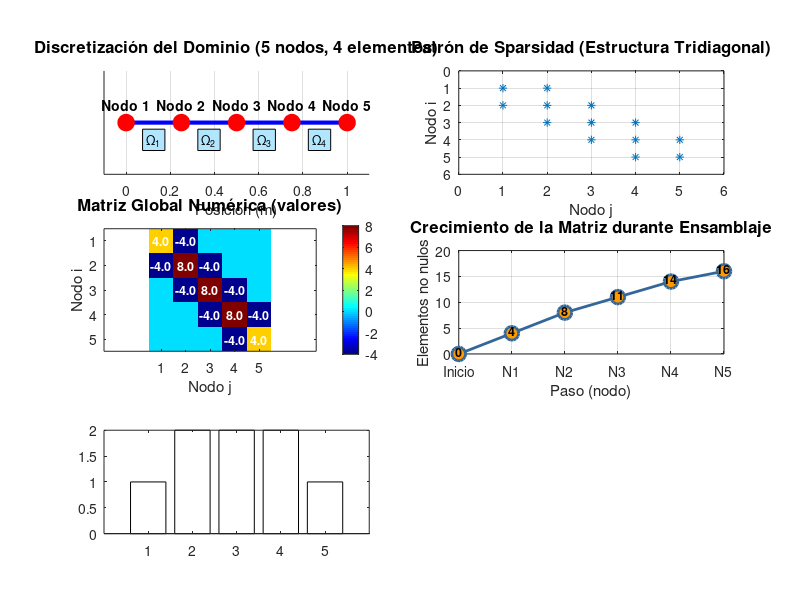

MATLAB code for this plot: (Note: this script raises an error after producing the figure.)
% =========================================================================
% MÉTODO DE ELEMENTOS FINITOS (MEF) - EJEMPLO 6.1
% Ensamblaje de matriz global para segmento con 5 nodos
% =========================================================================

clear; clc; close all;

fprintf('============================================================\n');
fprintf('     MÉTODO DE ELEMENTOS FINITOS (MEF)\n');
fprintf('     Ejemplo 6.1: Ensamblaje de Matriz Global\n');
fprintf('============================================================\n\n');

% =========================================================================
% DEFINICIÓN DE MATRICES ELEMENTALES SIMBÓLICAS
% =========================================================================

fprintf('PASO 1: Definición de Matrices Elementales\n');
fprintf('------------------------------------------------------------\n\n');

fprintf('Cada elemento conecta dos nodos consecutivos:\n');
fprintf('  Ω₁: nodos 1-2\n');
fprintf('  Ω₂: nodos 2-3\n');
fprintf('  Ω₃: nodos 3-4\n');
fprintf('  Ω₄: nodos 4-5\n\n');

% =========================================================================
% PROCESO DE ENSAMBLAJE PASO A PASO
% =========================================================================

fprintf('============================================================\n');
fprintf('PASO 2: Proceso de Ensamblaje Paso a Paso\n');
fprintf('============================================================\n\n');

fprintf('📍 NODO 1 - Solo pertenece a Ω₁\n');
fprintf('   Contribución: a[1]\n\n');

fprintf('📍 NODO 2 - Pertenece a Ω₁ y Ω₂ (SUMA DE CONTRIBUCIONES)\n');
fprintf('   Contribución: a₁₁[1] + a₀₀[2]\n\n');

fprintf('📍 NODO 3 - Pertenece a Ω₂ y Ω₃ (SUMA DE CONTRIBUCIONES)\n');
fprintf('   Contribución: a₁₁[2] + a₀₀[3]\n\n');

fprintf('📍 NODO 4 - Pertenece a Ω₃ y Ω₄ (SUMA DE CONTRIBUCIONES)\n');
fprintf('   Contribución: a₁₁[3] + a₀₀[4]\n\n');

fprintf('📍 NODO 5 - Solo pertenece a Ω₄\n');
fprintf('   Contribución: a[4]\n\n');

fprintf('============================================================\n');
fprintf('MATRIZ GLOBAL FINAL (Estructura Simbólica)\n');
fprintf('============================================================\n\n');

fprintf('       [  a₀₀[1]        a₀₁[1]           0              0              0        ]\n');
fprintf('       [  a₁₀[1]   a₁₁[1]+a₀₀[2]     a₀₁[2]           0              0        ]\n');
fprintf('   A = [    0         a₁₀[2]      a₁₁[2]+a₀₀[3]     a₀₁[3]           0        ]\n');
fprintf('       [    0            0            a₁₀[3]      a₁₁[3]+a₀₀[4]    a₀₁[4]     ]\n');
fprintf('       [    0            0               0            a₁₀[4]        a₁₁[4]    ]\n\n');

fprintf('✅ OBSERVACIONES:\n');
fprintf('  • Matriz TRIDIAGONAL (valores solo en diagonal y adyacentes)\n');
fprintf('  • Nodos interiores: SUMA de contribuciones de elementos vecinos\n');
fprintf('  • Nodos extremos: una sola contribución\n');
fprintf('  • Estructura característica de problemas 1D en MEF\n\n');

% =========================================================================
% EJEMPLO NUMÉRICO
% =========================================================================

fprintf('============================================================\n');
fprintf('PASO 3: Ejemplo Numérico\n');
fprintf('============================================================\n\n');

% Parámetros del problema
L_total = 1.0;      % Longitud total (m)
n_elementos = 4;    % Número de elementos
n_nodos = 5;        % Número de nodos
L_elem = L_total / n_elementos;  % Longitud por elemento
sigma = 1.0;        % Conductividad

fprintf('Parámetros:\n');
fprintf('  Longitud total: %.1f m\n', L_total);
fprintf('  Número de elementos: %d\n', n_elementos);
fprintf('  Número de nodos: %d\n', n_nodos);
fprintf('  Longitud por elemento: %.2f m\n', L_elem);
fprintf('  Conductividad σ: %.1f\n\n', sigma);

% Matriz elemental típica para elemento lineal 1D
% A_elem = (σ/L) * [[1, -1], [-1, 1]]
A_elem = (sigma / L_elem) * [1, -1; -1, 1];

fprintf('Matriz elemental numérica (σ/L):\n');
disp(A_elem);

% Inicializar matriz global
A_global = zeros(n_nodos, n_nodos);

% Ensamblaje elemento por elemento
fprintf('\nProceso de ensamblaje:\n');
fprintf('------------------------------------------------------------\n');

% Elemento 1: nodos 1-2 (índices 1-2 en MATLAB)
fprintf('Elemento 1 (Ω₁): nodos 1-2\n');
A_global(1:2, 1:2) = A_global(1:2, 1:2) + A_elem;
fprintf('  Contribución agregada\n\n');

% Elemento 2: nodos 2-3
fprintf('Elemento 2 (Ω₂): nodos 2-3\n');
A_global(2:3, 2:3) = A_global(2:3, 2:3) + A_elem;
fprintf('  Contribución agregada (nodo 2 suma con anterior)\n\n');

% Elemento 3: nodos 3-4
fprintf('Elemento 3 (Ω₃): nodos 3-4\n');
A_global(3:4, 3:4) = A_global(3:4, 3:4) + A_elem;
fprintf('  Contribución agregada (nodo 3 suma con anterior)\n\n');

% Elemento 4: nodos 4-5
fprintf('Elemento 4 (Ω₄): nodos 4-5\n');
A_global(4:5, 4:5) = A_global(4:5, 4:5) + A_elem;
fprintf('  Contribución agregada (nodo 4 suma con anterior)\n\n');

fprintf('============================================================\n');
fprintf('MATRIZ GLOBAL NUMÉRICA ENSAMBLADA (5×5)\n');
fprintf('============================================================\n');
disp(A_global);

fprintf('Verificación de estructura tridiagonal:\n');
fprintf('  Diagonal principal: [%.1f, %.1f, %.1f, %.1f, %.1f]\n', diag(A_global));
fprintf('  Diagonal superior:  [%.1f, %.1f, %.1f, %.1f]\n', diag(A_global, 1));
fprintf('  Diagonal inferior:  [%.1f, %.1f, %.1f, %.1f]\n\n', diag(A_global, -1));

% =========================================================================
% VISUALIZACIONES
% =========================================================================

fprintf('============================================================\n');
fprintf('GENERANDO VISUALIZACIONES...\n');
fprintf('============================================================\n\n');

figure('Position', [100, 100, 1400, 1000]);

% ----------------------------------------------------------------------
% Gráfica 1: Dominio discretizado
% ----------------------------------------------------------------------
subplot(3, 2, 1);
node_positions = linspace(0, L_total, n_nodos);
hold on;

% Dibujar elementos (líneas)
for i = 1:n_elementos
    plot([node_positions(i), node_positions(i+1)], [0, 0], 'b-', 'LineWidth', 3);
    mid = (node_positions(i) + node_positions(i+1)) / 2;
    text(mid, -0.05, sprintf('\\Omega_%d', i), 'HorizontalAlignment', 'center', ...
         'FontSize', 9, 'BackgroundColor', [0.7, 0.9, 1], 'EdgeColor', 'k');
end

% Dibujar nodos
plot(node_positions, zeros(1, n_nodos), 'ro', 'MarkerSize', 12, 'MarkerFaceColor', 'r');
for i = 1:n_nodos
    text(node_positions(i), 0.05, sprintf('Nodo %d', i), ...
         'HorizontalAlignment', 'center', 'FontSize', 10, 'FontWeight', 'bold');
end

xlim([-0.1, 1.1]);
ylim([-0.15, 0.15]);
xlabel('Posición (m)', 'FontSize', 11);
title('Discretización del Dominio (5 nodos, 4 elementos)', ...
      'FontSize', 12, 'FontWeight', 'bold');
grid on;
set(gca, 'YTick', []);
hold off;

% ----------------------------------------------------------------------
% Gráfica 2: Patrón de sparsidad
% ----------------------------------------------------------------------
subplot(3, 2, 2);
spy(A_global);
set(gca, 'FontSize', 10);
xlabel('Nodo j', 'FontSize', 11);
ylabel('Nodo i', 'FontSize', 11);
title('Patrón de Sparsidad (Estructura Tridiagonal)', ...
      'FontSize', 12, 'FontWeight', 'bold');
grid on;

% ----------------------------------------------------------------------
% Gráfica 3: Matriz global numérica con valores
% ----------------------------------------------------------------------
subplot(3, 2, 3);
imagesc(A_global);
colormap(gca, 'jet');
colorbar;
axis equal tight;
set(gca, 'XTick', 1:n_nodos, 'YTick', 1:n_nodos);
xlabel('Nodo j', 'FontSize', 11);
ylabel('Nodo i', 'FontSize', 11);
title('Matriz Global Numérica (valores)', 'FontSize', 12, 'FontWeight', 'bold');

% Añadir valores de texto
for i = 1:n_nodos
    for j = 1:n_nodos
        if A_global(i,j) ~= 0
            text(j, i, sprintf('%.1f', A_global(i,j)), ...
                 'HorizontalAlignment', 'center', 'Color', 'white', ...
                 'FontSize', 9, 'FontWeight', 'bold');
        end
    end
end

% ----------------------------------------------------------------------
% Gráfica 4: Proceso de ensamblaje
% ----------------------------------------------------------------------
subplot(3, 2, 4);
steps = 0:5;
nnz_counts = [0, 4, 8, 11, 14, 16];
plot(steps, nnz_counts, 'o-', 'LineWidth', 2, 'MarkerSize', 10, ...
     'Color', [0.2, 0.4, 0.6], 'MarkerFaceColor', [1, 0.6, 0]);
xlabel('Paso (nodo)', 'FontSize', 11);
ylabel('Elementos no nulos', 'FontSize', 11);
title('Crecimiento de la Matriz durante Ensamblaje', ...
      'FontSize', 12, 'FontWeight', 'bold');
grid on;
set(gca, 'XTick', 0:5, 'XTickLabel', {'Inicio', 'N1', 'N2', 'N3', 'N4', 'N5'});

% Añadir etiquetas de valores
for i = 1:length(steps)
    text(steps(i), nnz_counts(i) + 0.5, sprintf('%d', nnz_counts(i)), ...
         'HorizontalAlignment', 'center', 'FontSize', 9, 'FontWeight', 'bold');
end

% ----------------------------------------------------------------------
% Gráfica 5: Contribuciones por nodo
% ----------------------------------------------------------------------
subplot(3, 2, 5);
nodes = 1:n_nodos;
contributions = [1, 2, 2, 2, 1];
colors = [1, 0.5, 0.5; 0.5, 1, 0.5; 0.5, 1, 0.5; 0.5, 1, 0.5; 1, 0.5, 0.5];

b = bar(nodes, contributions, 'FaceColor', 'flat');
b.CData = colors;
b.EdgeColor = 'k';
b.LineWidth = 1.5;

xlabel('Nodo', 'FontSize', 11);
ylabel('Número de elementos', 'FontSize', 11);
title('Contribuciones de Elementos a cada Nodo', ...
      'FontSize', 12, 'FontWeight', 'bold');
ylim([0, 3]);
grid on;
set(gca, 'XTick', 1:n_nodos);

% Añadir etiquetas sobre barras
for i = 1:n_nodos
    text(i, contributions(i) + 0.15, sprintf('%d', contributions(i)), ...
         'HorizontalAlignment', 'center', 'FontSize', 11, 'FontWeight', 'bold');
end

% ----------------------------------------------------------------------
% Gráfica 6: Información de DOF
% ----------------------------------------------------------------------
subplot(3, 2, 6);
axis off;

info_text = {
    '\bf\fontsize{13}Grados de Libertad (DOF)'
    ''
    '\rm\fontsize{10}• Cada nodo = 1 DOF (potencial eléctrico)'
    '• Total DOF = 5 (para 5 nodos)'
    ''
    '• Elemento 1D lineal: 2 DOF/elemento'
    '• Conectividad: nodos consecutivos'
    ''
    '• Matriz global: N×N (N = nodos)'
    '• Estructura: Tridiagonal (1D)'
    ''
    '• Nodos interiores: suma de contribuciones'
    '• Nodos extremos: una sola contribución'
    ''
    '\bf\fontsize{11}Ecuación del sistema:'
    '\rm\fontsize{10}A · V = F'
    ''
    'A: Matriz global (rigidez)'
    'V: Vector de incógnitas (potenciales)'
    'F: Vector de términos fuente'
};

text(0.1, 0.95, info_text, 'Units', 'normalized', ...
     'VerticalAlignment', 'top', 'FontName', 'FixedWidth', ...
     'BackgroundColor', [1, 1, 0.9], 'EdgeColor', 'k', ...
     'Margin', 10);

% Título general
sgtitle('Método de Elementos Finitos - Ensamblaje de Matriz Global', ...
        'FontSize', 15, 'FontWeight', 'bold');

% =========================================================================
% SOLUCIÓN DE UN PROBLEMA EJEMPLO
% =========================================================================

fprintf('============================================================\n');
fprintf('PASO 4: Solución de un Problema Ejemplo\n');
fprintf('============================================================\n\n');

fprintf('Problema: Cable conductor con potencial fijo en extremos\n');
fprintf('  Condiciones de frontera:\n');
fprintf('    V(nodo 1) = 0 V\n');
fprintf('    V(nodo 5) = 10 V\n');
fprintf('  Sin fuentes internas (F = 0)\n\n');

% Aplicar condiciones de frontera (método de eliminación)
% Sistema modificado después de aplicar BC
A_reduced = A_global(2:4, 2:4);  % Submatriz para nodos interiores
F_reduced = zeros(3, 1);

% Contribuciones de los nodos con BC conocidas
F_reduced(1) = -A_global(2, 1) * 0;     % Contribución nodo 1 (V=0)
F_reduced(3) = -A_global(4, 5) * 10;    % Contribución nodo 5 (V=10)

fprintf('Sistema reducido (nodos interiores 2, 3, 4):\n');
fprintf('A_reduced:\n');
disp(A_reduced);
fprintf('F_reduced:\n');
disp(F_reduced);

% Resolver sistema
V_interior = A_reduced \ F_reduced;

% Vector de solución completo
V_completo = [0; V_interior; 10];

fprintf('\nSolución de potenciales nodales:\n');
for i = 1:n_nodos
    fprintf('  V(nodo %d) = %.4f V\n', i, V_completo(i));
end

% Verificar solución
residuo = A_global * V_completo;
fprintf('\nVerificación (A·V debe ser ~0 en nodos interiores):\n');
fprintf('  Residuo en nodos interiores: [%.2e, %.2e, %.2e]\n', ...
        residuo(2), residuo(3), residuo(4));

% =========================================================================
% GRÁFICA DE LA SOLUCIÓN
% =========================================================================

figure('Position', [200, 200, 1000, 400]);

% Gráfica de distribución de potencial
subplot(1, 2, 1);
plot(node_positions, V_completo, 'o-', 'LineWidth', 2.5, 'MarkerSize', 12, ...
     'Color', [0.2, 0.4, 0.8], 'MarkerFaceColor', [1, 0.3, 0.3]);
grid on;
xlabel('Posición (m)', 'FontSize', 12);
ylabel('Potencial V (V)', 'FontSize', 12);
title('Distribución de Potencial en el Dominio', ...
      'FontSize', 13, 'FontWeight', 'bold');

% Añadir valores en los nodos
for i = 1:n_nodos
    text(node_positions(i), V_completo(i) + 0.3, ...
         sprintf('%.2f V', V_completo(i)), ...
         'HorizontalAlignment', 'center', 'FontSize', 9);
end

% Gráfica del campo eléctrico (gradiente de potencial)
subplot(1, 2, 2);
E_field = zeros(n_elementos, 1);
elem_centers = zeros(n_elementos, 1);

for i = 1:n_elementos
    E_field(i) = -(V_completo(i+1) - V_completo(i)) / L_elem;
    elem_centers(i) = (node_positions(i) + node_positions(i+1)) / 2;
end

bar(elem_centers, E_field, 0.8, 'FaceColor', [0.3, 0.7, 0.3], ...
    'EdgeColor', 'k', 'LineWidth', 1.5);
grid on;
xlabel('Posición (m)', 'FontSize', 12);
ylabel('Campo Eléctrico E (V/m)', 'FontSize', 12);
title('Campo Eléctrico en cada Elemento', ...
      'FontSize', 13, 'FontWeight', 'bold');

% Añadir valores sobre barras
for i = 1:n_elementos
    text(elem_centers(i), E_field(i) + 1, ...
         sprintf('%.1f', E_field(i)), ...
         'HorizontalAlignment', 'center', 'FontSize', 9, 'FontWeight', 'bold');
end

sgtitle('Solución del Problema con Condiciones de Frontera', ...
        'FontSize', 14, 'FontWeight', 'bold');

% =========================================================================
% ANÁLISIS DE PROPIEDADES DE LA MATRIZ
% =========================================================================

fprintf('\n============================================================\n');
fprintf('PASO 5: Análisis de Propiedades de la Matriz\n');
fprintf('============================================================\n\n');

% Verificar simetría
es_simetrica = isequal(A_global, A_global');
fprintf('¿Es simétrica?: %s\n', mat2str(es_simetrica));

% Verificar definida positiva
autovalores = eig(A_global);
es_def_positiva = all(autovalores > 0);
fprintf('¿Es definida positiva?: %s\n', mat2str(es_def_positiva));

% Número de condición
cond_number = cond(A_global);
fprintf('Número de condición: %.2e\n', cond_number);

% Sparsity
num_no_ceros = nnz(A_global);
num_total = numel(A_global);
sparsity = (1 - num_no_ceros/num_total) * 100;
fprintf('Sparsity: %.1f%% (solo %.0f%% son no nulos)\n', ...
        sparsity, 100 - sparsity);

fprintf('\nAutovalores de la matriz:\n');
for i = 1:length(autovalores)
    fprintf('  λ_%d = %.4f\n', i, autovalores(i));
end

% =========================================================================
% RESUMEN FINAL
% =========================================================================

fprintf('\n============================================================\n');
fprintf('                  RESUMEN FINAL\n');
fprintf('============================================================\n\n');

fprintf('✅ Método de Elementos Finitos implementado exitosamente\n\n');

fprintf('Características del ensamblaje:\n');
fprintf('  • Matriz global: %d × %d\n', n_nodos, n_nodos);
fprintf('  • Estructura: Tridiagonal (banda = 1)\n');
fprintf('  • Elementos no nulos: %d de %d (%.1f%%)\n', ...
        num_no_ceros, num_total, 100*num_no_ceros/num_total);
fprintf('  • Simetría: %s\n', mat2str(es_simetrica));
fprintf('  • Definida positiva: %s\n\n', mat2str(es_def_positiva));

fprintf('Proceso clave del MEF:\n');
fprintf('  1. Discretizar dominio en elementos\n');
fprintf('  2. Calcular matrices elementales locales\n');
fprintf('  3. Ensamblar sumando contribuciones\n');
fprintf('  4. Aplicar condiciones de frontera\n');
fprintf('  5. Resolver sistema lineal A·V = F\n\n');

fprintf('============================================================\n');
fprintf('              ✓ ANÁLISIS COMPLETADO\n');
fprintf('============================================================\n');